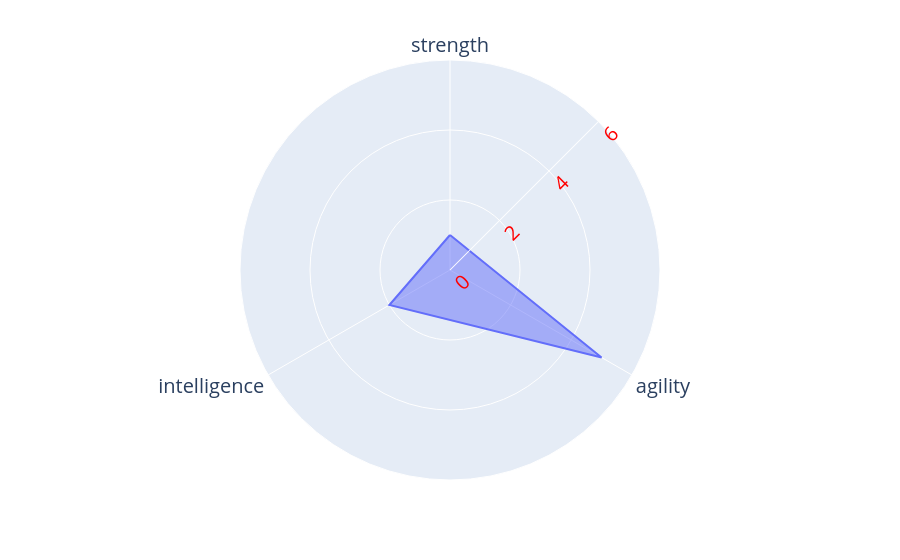

Notebook source saved alongside this figure:
### Markdown cell above
# Radar plot

> a.k.a. radar plot, spider plot, web plot

### Code cell
import pandas as pd
import plotly.express as px

df = pd.DataFrame({
	'characteristic': ['strength', 'agility', 'intelligence'],
	'value': [1,5,2]
})

fig = px.line_polar(
	df, 
	r='value', theta='characteristic', 
	line_close=True # Connect the start and end of the line,
	)

fig.update_traces(
	fill='toself', # Fill up to the the line with color
	)
fig.update_layout(
	polar = {
		'radialaxis_angle': 45,
		# radialaxis_range = [1,4]
		'radialaxis': {
			'dtick': 2,
			'range': [0,6],
			'color': 'red'
		}
	},
	font = {
		'size': 20
	}
	)
fig.show()

### Figure 1 — Plotly figure (JSON) as saved in the notebook; plotly's stock layout.template omitted (floating-point values rounded to 4 significant figures)
{"data": [{"fill": "toself", "hovertemplate": "value=%{r}<br>characteristic=%{theta}<extra></extra>", "legendgroup": "", "line": {"color": "#636efa", "dash": "solid"}, "marker": {"symbol": "circle"}, "mode": "lines", "name": "", "r": [1, 5, 2, 1], "showlegend": false, "subplot": "polar", "theta": ["strength", "agility", "intelligence", "strength"], "type": "scatterpolar"}], "layout": {"font": {"size": 20}, "legend": {"tracegroupgap": 0}, "margin": {"t": 60}, "polar": {"angularaxis": {"direction": "clockwise", "rotation": 90}, "domain": {"x": [0, 1], "y": [0, 1]}, "radialaxis": {"angle": 45, "color": "red", "dtick": 2, "range": [0, 6]}}}}
